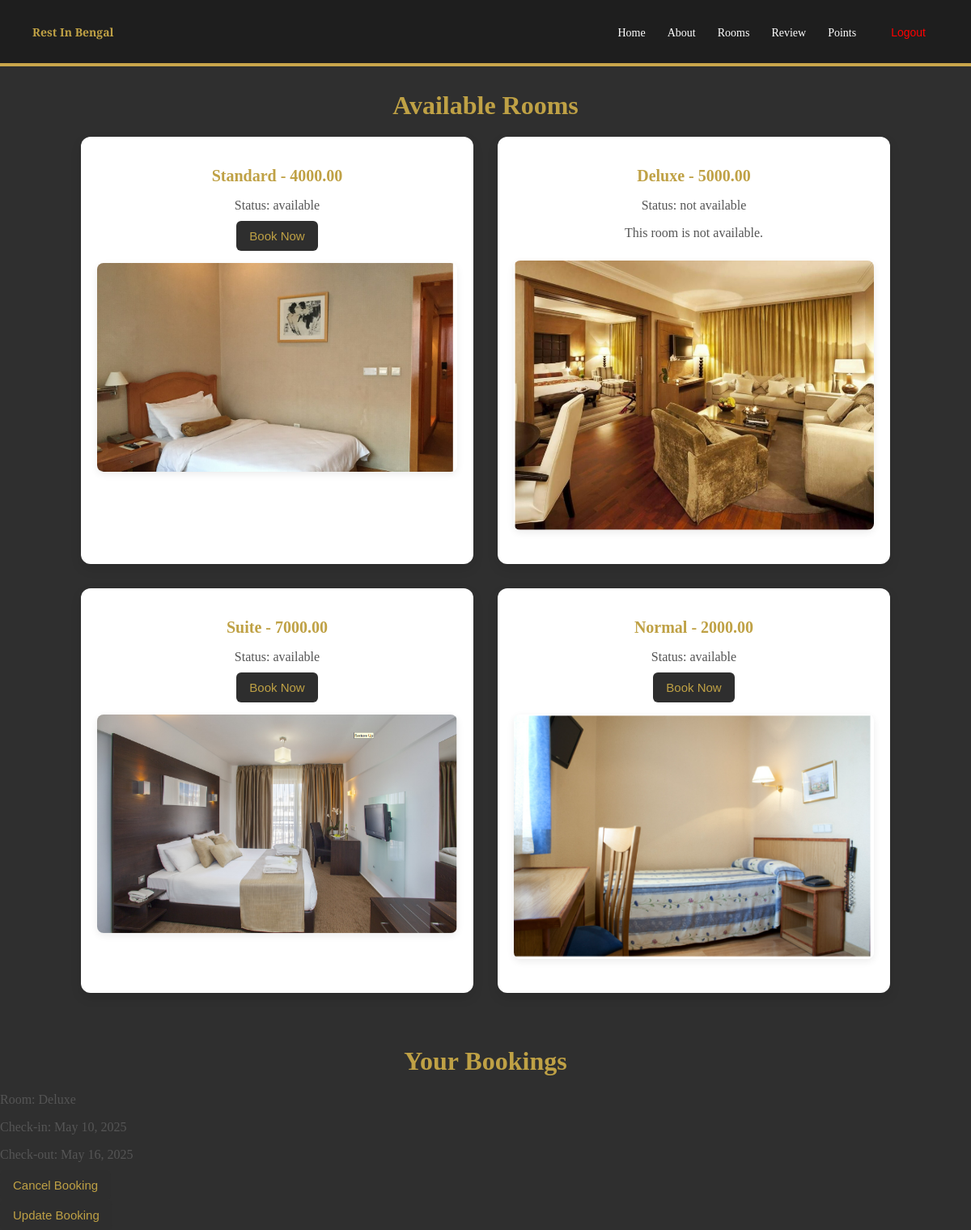
Before: /rooms/ (signed in) with the older database file.
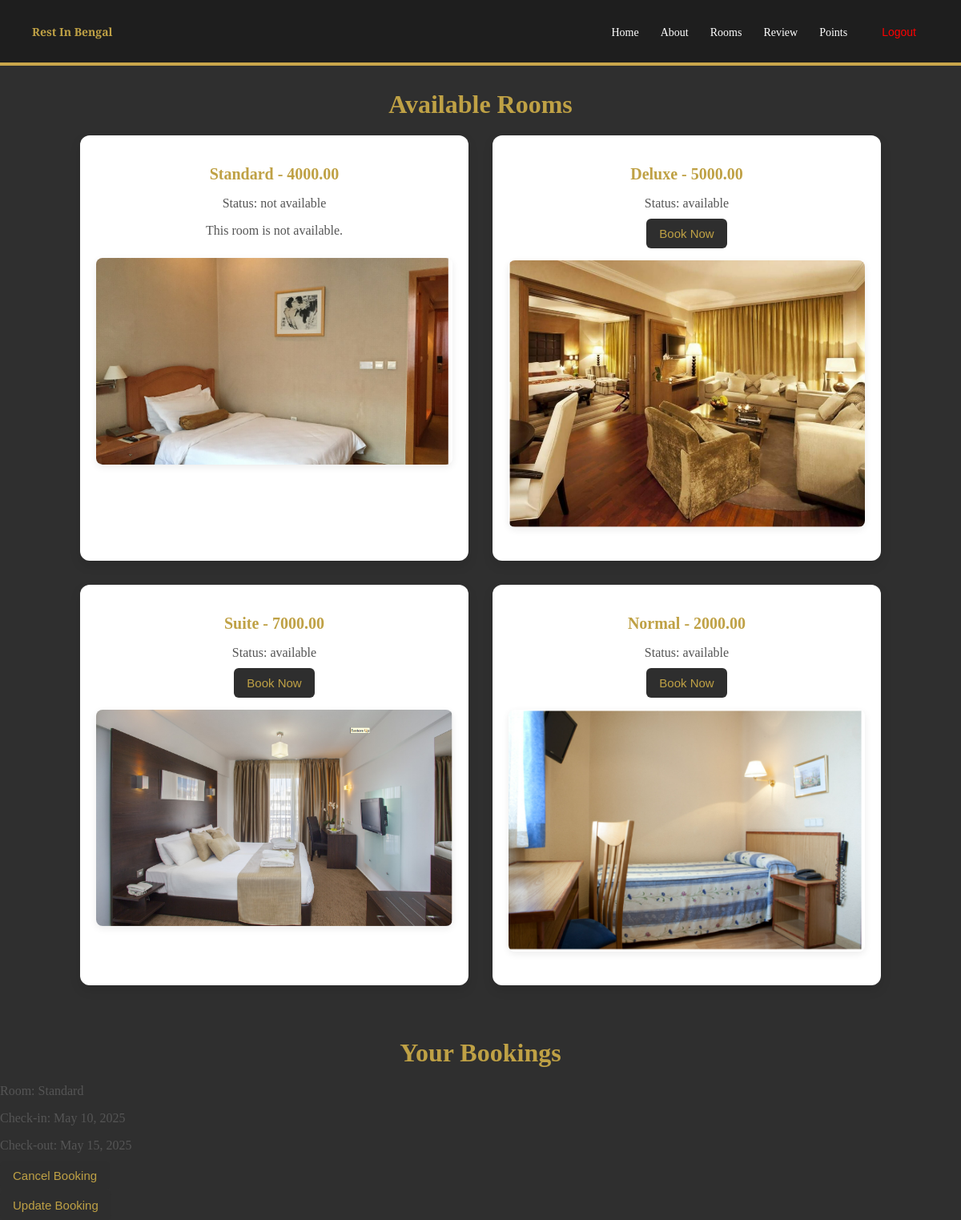
After: the same page with the newer database file.
### app2/models.py (models this page shows, shortened)
class Room(models.Model):
    ROOM_TYPES = [
        ('Standard', 'Standard'),
        ('Deluxe', 'Deluxe'),
        ('Suite', 'Suite'),
        ('Normal', 'Normal'),
]
    type = models.CharField(max_length=20, choices=ROOM_TYPES)
    price = models.DecimalField(max_digits=8, decimal_places=2)
    status = models.CharField(max_length=20, default='available')
    image = models.ImageField(upload_to='room_images/', null=True, blank=True)  # Add this field for room images

### app1/models.py (models this page shows, shortened)
class Booking(models.Model):
    user = models.ForeignKey(User, on_delete=models.CASCADE)
    room = models.ForeignKey(Room, on_delete=models.CASCADE)
    check_in = models.DateField()
    check_out = models.DateField()

### app2/views.py (the view)
# urls.py: path('rooms/', views.view_rooms, name='view_rooms'),
def view_rooms(request):
    rooms = Room.objects.all()  # Fetch all rooms
    bookings = Booking.objects.filter(user=request.user)
    return render(request, 'room.html', {'rooms': rooms, 'bookings': bookings})

### templates/room.html (shortened to what this page needs)
<!DOCTYPE html>
<html lang="en">
<head>
    {% include 'navbar.html' %}
</head>
<body>
    <h1>Available Rooms</h1>
    <ul>
        {% for room in rooms %}
            <li>
                <h2>{{ room.type }} - {{ room.price }}</h2>
                <p>Status: {{ room.status }}</p>
                {% if room.status == 'available' %}
                    <form action="{% url 'book_room' %}" method="get">
                        <button type="submit">Book Now</button>
                    </form>
                {% else %}
                    <p>This room is not available.</p>
                {% endif %}
                {% if room.image %}
                    <img src="{{ room.image.url }}" alt="{{ room.type }}">
                {% else %}
                    <p>No image available for this room.</p>
                {% endif %}
                <br><br>
            </li>
        {% empty %}
            <li>No rooms available.</li>
        {% endfor %}
    </ul>
    <br><br>
<h1>Your Bookings</h1>
{% if bookings %}
    {% for booking in bookings %}
        <div class="booking-card">
            <p>Room: {{ booking.room.type }} </p>
            <p>Check-in: {{ booking.check_in }}</p>
            <p>Check-out: {{ booking.check_out }}</p>
            <form action="{% url 'cancel_booking' booking.id %}" method="post">
                <button type="submit">Cancel Booking</button>
            </form>
            <form action="{% url 'update_booking' booking.id %}" method="get">
                <button type="submit">Update Booking</button>
            </form>
        </div>
    {% endfor %}
{% else %}
    <p>You have no bookings.</p>
{% endif %}
</body>
</html>

### templates/navbar.html (shortened to what this page needs)
<header style="background-color: #1e1e1e; color: white; padding: 20px 40px; display: flex; justify-content: space-between; align-items: center;">
    <h1 style="font-family: 'Playfair Display', serif; font-size: 14px; margin: 0;">Rest In Bengal</h1>
    <nav>
        <a href="{% url 'home' %}" style="color: white; text-decoration: none; margin-left: 20px; font-weight: 500; font-size: 14px;">Home</a>
        <a href="{% url 'about' %}" style="color: white; text-decoration: none; margin-left: 20px; font-weight: 500; font-size: 14px;">About</a>
        {% if user.is_authenticated %}
            <a href="{% url 'view_rooms' %}" style="color: white; text-decoration: none; margin-left: 20px; font-weight: 500; font-size: 14px;">Rooms</a>
            <a href="{% url 'leave_review' %}" style="color: white; text-decoration: none; margin-left: 20px; font-weight: 500; font-size: 14px;">Review</a>
            <a href="{% url 'view_points' %}" style="color: white; text-decoration: none; margin-left: 20px; font-weight: 500; font-size: 14px;">Points</a>
            <form action="{% url 'logout' %}" method="post" style="display:inline;">
                <button type="submit" style="background:none; border:none; color:red; margin-left:20px; font-weight:500; cursor:pointer; font-size: 14px;">Logout</button>
            </form>
        {% else %}
            <a href="{% url 'login' %}" style="color: white; text-decoration: none; margin-left: 20px; font-weight: 500; font-size: 14px;">Login</a>
            <a href="{% url 'register' %}" style="color: white; text-decoration: none; margin-left: 20px; font-weight: 500; font-size: 14px;">Register</a>
        {% endif %}
    </nav>
</header>

### templates/room.html (style rules this page uses)
body { font-family: 'Georgia', serif; background-color: #2F2F2F; margin: 0; padding: 0; }
header { background-color: #2e2e2e; color: #fff; text-align: center; padding: 20px 0; font-size: 28px; border-bottom: 4px solid #c9a64b; font-family: 'Playfair Display', serif; }
h1 { text-align: center; font-size: 32px; margin: 30px 0 20px; color: #BFA145; }
ul { list-style: none; padding: 0; margin: 0 auto; max-width: 1000px; display: grid; grid-template-columns: repeat(auto-fit, minmax(320px, 1fr)); gap: 30px; }
li { background-color: #fff; padding: 20px; border-radius: 12px; box-shadow: 0 6px 14px rgba(0, 0, 0, 0.1); text-align: center; }
h2 { font-size: 20px; color: #BFA145; margin-bottom: 10px; }
p { color: #555; margin-bottom: 10px; }
button { background-color: #2e2e2e; color: #BFA145; border: none; padding: 10px 16px; font-size: 15px; border-radius: 6px; cursor: pointer; transition: background-color 0.3s ease; }
img { width: 100%; height: auto; border-radius: 8px; margin-top: 15px; box-shadow: 0 3px 10px rgba(0, 0, 0, 0.08); }

Changed rows visible on the page:
removed Booking: room.type "Deluxe", check_in "May 10, 2025", check_out "May 16, 2025"
changed Room "Standard": status "available" → "not available"; status "Book Now" → "This room is not available."
changed Room "Deluxe": status "not available" → "available"; status "This room is not available." → "Book Now"
added Booking: room.type "Standard", check_in "May 10, 2025", check_out "May 15, 2025"
